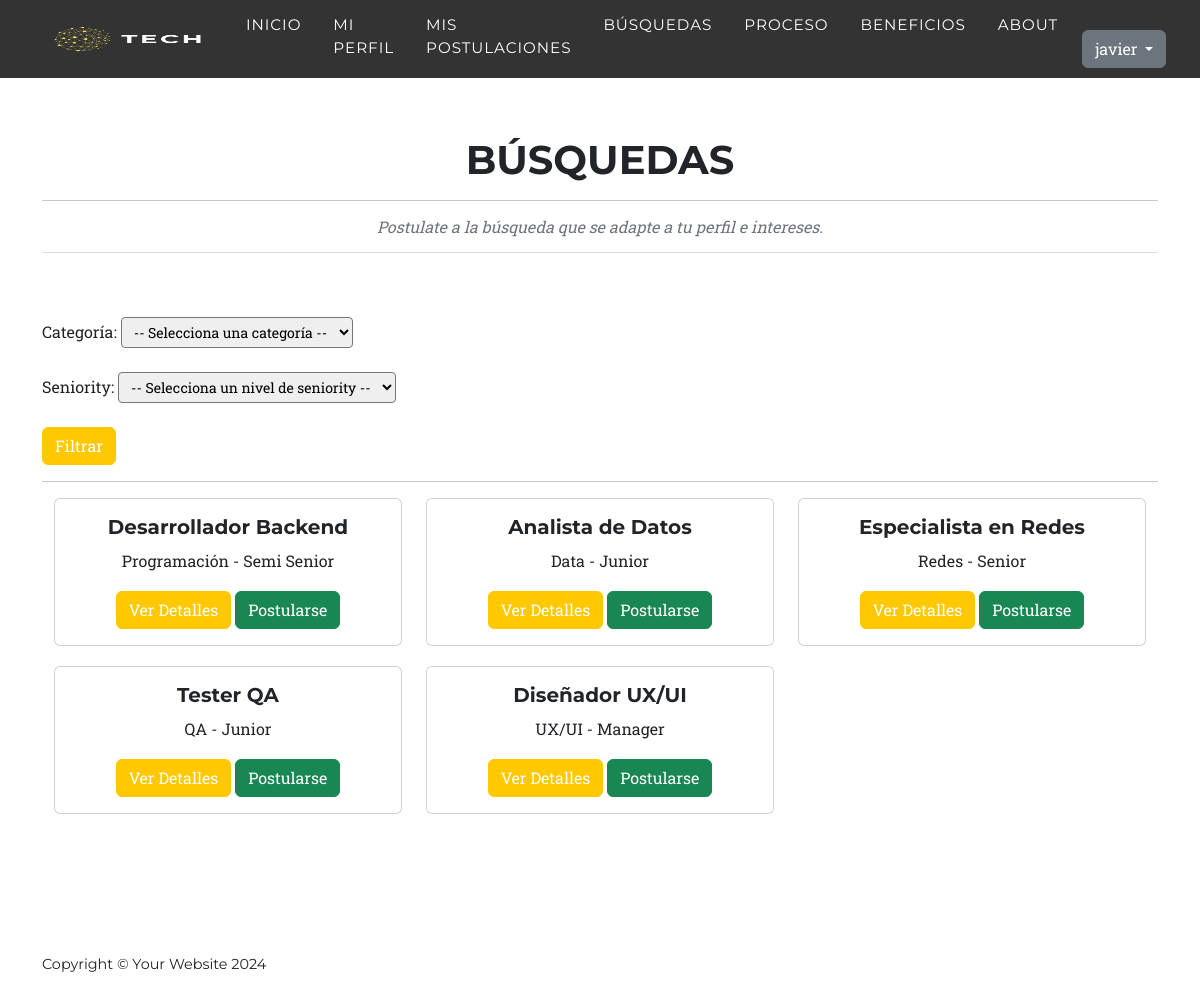
The app's page /App/App/lista_busquedas (signed in), older data.
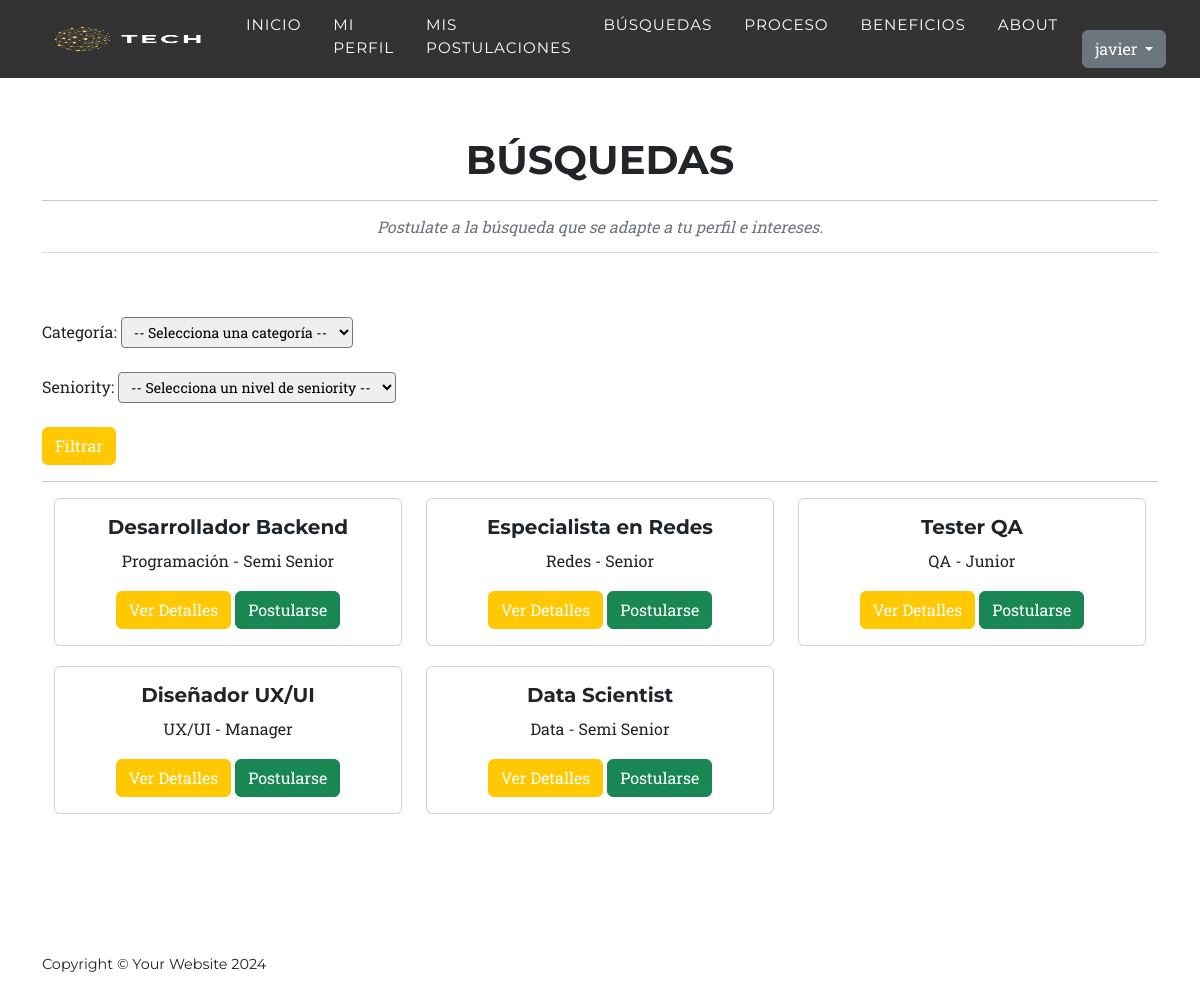
The same page, newer data.
### App/models.py (models this page shows, shortened)
class Busqueda(models.Model):
    puesto = models.CharField(max_length=100)
    fecha_inicio = models.DateField()
    fecha_fin = models.DateField()
    categoria = models.CharField(max_length=50, choices=[
        ('Programación', 'Programación'),
        ('Data', 'Data'),
        ('Redes', 'Redes'),
        ('QA', 'QA'),
        ('UX/UI', 'UX/UI'),
        ])
    seniority= models.CharField(max_length=50, choices=[
        ('Junior', 'Junior'),
        ('Semi Senior', 'Semi Senior'),
        ('Senior', 'Senior'),
        ('Manager', 'Manager'),
        ])
    tareas= models.TextField()
    requisitos_excluyentes = models.TextField()
    requisitos_deseables = models.TextField()
    estado = models.CharField(max_length=50, choices=[
        ('Activa', 'Activa'),
        ('Finalizada', 'Finalizada')
        ])

### App/views.py (the view)
# urls.py: path('App/lista_busquedas', BusquedaListView.as_view(), name='lista_busquedas'),
class BusquedaListView(ListView):
    model = Busqueda
    template_name = 'App/lista_busquedas.html'
    context_object_name = 'busquedas'
    def get_queryset(self):
        queryset = Busqueda.objects.filter(estado='Activa')
        categoria = self.request.GET.get('categoria')
        if categoria:
            queryset = queryset.filter(categoria=categoria)
        seniority = self.request.GET.get('seniority')
        if seniority:
            queryset = queryset.filter(seniority=seniority)
        return queryset

### App/templates/App/lista_busquedas.html (shortened to what this page needs)
{% extends 'App/base.html' %}
{% load static %}
{% block main %}
<section class="page-section" id="lista_busquedas" style="margin-top: 40px;">
    <div class="container">
        <div class="text-center">
            <h2 class="section-heading text-uppercase">Búsquedas</h2>
            <hr>
            <h3 class="section-subheading text-muted">Postulate a la búsqueda que se adapte a tu perfil e intereses.<hr></h3>
        </div>
        <form method="get" action="{% url 'lista_busquedas' %}">
            <div class="form-group">
                <label for="categoria">Categoría:</label>
                <select name="categoria" id="categoria" class="form-control-sm">
                    <option value="">-- Selecciona una categoría --</option>
                </select>
            </div>
            <br>
            <div class="form-group">
                <label for="seniority">Seniority:</label>
                <select name="seniority" id="seniority" class="form-control-sm">
                    <option value="">-- Selecciona un nivel de seniority --</option>
                </select>
            </div>
            <br>
            <button type="submit" class="btn btn-primary">Filtrar</button> <hr>
        </form>
        <div class="container text-center">
            <div class="row">
                {% for busqueda in busquedas %}
                    <div class="col-md-4">
                        <div class="card" style="margin-bottom: 20px;">
                            <div class="card-body">
                                <h5 class="card-title">{{ busqueda.puesto }}</h5>
                                <p class="card-text">{{ busqueda.categoria }} - {{ busqueda.seniority }} </p>
                                <a href="{% url 'detalle_busqueda' busqueda.id %}" class="btn btn-primary">Ver Detalles</a>
                                {% if request.user.is_authenticated %}
                                    <a href="{% url 'FormPostulacion' %}?id_busqueda={{ busqueda.id }}&puesto={{ busqueda.puesto }}" class="btn btn-success">Postularse</a>
                                {% endif %}
                            </div>
                        </div>
                    </div>
                {% empty %}
                    <p>No hay búsquedas activas disponibles.</p>
                {% endfor %}
            </div>
        </div>
    </div>
</section>
{% endblock main %}

### App/templates/App/base.html (shortened to what this page needs)
<!DOCTYPE html>
{% load static %}
<html lang="es">
    <head>
        <link href="{% static 'App/css/styles.css' %}" rel="stylesheet" />
    </head>
    <body id="page-top">
        <nav class="navbar navbar-expand-lg navbar-dark fixed-top" id="mainNav" style="background-color: rgba(0, 0, 0, 0.8); padding-top: 0.4rem; padding-bottom: 0.6rem;">
            <div class="container">
                <a class="navbar-brand" href="{% url 'Inicio' %}"><img src="{% static 'App/assets/img/navbar-logo.png' %}" alt="..." width="180" height="160" /></a>
                <div class="collapse navbar-collapse" id="navbarResponsive">
                    <ul class="navbar-nav text-uppercase ms-auto py-4 py-lg-0">
                        <li class="nav-item"><a class="nav-link" href="{% url 'Inicio' %}">Inicio</a></li>
                        {% if request.user.is_authenticated %}
                            <li class="nav-item"><a class="nav-link" href="{% url 'ver_perfil' %}">Mi perfil</a></li>
                            <li class="nav-item"><a class="nav-link" href="{% url 'mis_postulaciones' %}">Mis postulaciones</a></li>
                        {% endif %}
                        <li class="nav-item"><a class="nav-link" href="{% url 'lista_busquedas' %}">Búsquedas</a></li>
                        <li class="nav-item"><a class="nav-link" href="{% url 'Proceso' %}">Proceso</a></li>
                        <li class="nav-item"><a class="nav-link" href="{% url 'Beneficios' %}">Beneficios</a></li>
                        <li class="nav-item"><a class="nav-link" href="{% url 'About' %}">About</a></li>
                        <div class="dropdown">
                            {% if request.user.is_authenticated %}
                                <button class="btn btn-secondary dropdown-toggle" type="button" id="dropdownMenuButton1" data-bs-toggle="dropdown" aria-expanded="false">
                                    {{ request.user.username }}
                                </button>
                            {% endif %}
                        </div>
                    </ul>
                </div>
            </div>
        </nav>
        {% block main %}
        {% endblock main %}
        <footer class="footer py-4">
            <div class="container">
                <div class="row align-items-center">
                    <div class="col-lg-4 text-lg-start">Copyright &copy; Your Website 2024</div>
</html>
    </body>
</html>

Row changes from the older to the newer data that the page shows:
no longer on this page (row edited): Busqueda: puesto "Analista de Datos", categoria "Data", seniority "Junior"
added Busqueda: puesto "Data Scientist", categoria "Data", seniority "Semi Senior"
